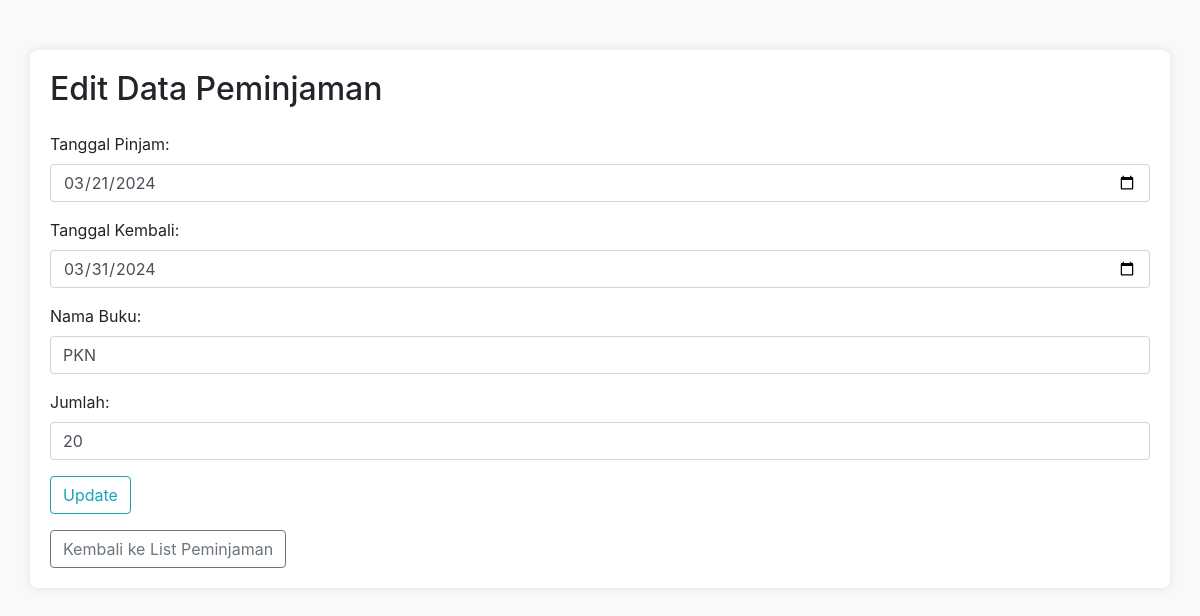
The app's page /edit1.php?id=1 with its own data.
### tables this page shows
CREATE TABLE `peminjaman` (
  `id` int(11) NOT NULL,
  `tgl_pinjam` varchar(64) NOT NULL,
  `tgl_kembali` varchar(64) NOT NULL,
  `kode_buku` varchar(255) NOT NULL,
  `nama_buku` varchar(255) NOT NULL,
  `jumlah` int(20) NOT NULL
);

### edit1.php (the view, shortened to what this page needs)
<?php
include("database.php");
if(isset($_GET['id']) && !empty($_GET['id'])) {
    $id = $_GET['id'];
    $query = "SELECT * FROM peminjaman WHERE id = $id";
    $result = mysqli_query($dbconnect, $query);
    if(mysqli_num_rows($result) == 1) {
        $row = mysqli_fetch_assoc($result);
        $tgl_pinjam = $row['tgl_pinjam'];
        $tgl_kembali = $row['tgl_kembali'];
        $nama_buku = $row['nama_buku'];
        $jumlah = $row['jumlah'];
    } else {
        echo "Data not found";
        exit();
    }
} else {
    echo "Invalid request";
    exit();
}
?>
<!DOCTYPE html>
<html lang="en">
<head>
    <link rel="stylesheet" href="https://cdn.jsdelivr.net/npm/bootstrap@4.6.2/dist/css/bootstrap.min.css">
</head>
<body>
    <div class="container">
        <h2 class="mb-4">Edit Data Peminjaman</h2>
        <form method="post" action="">
            <div class="mb-3">
                <label for="tgl_pinjam" class="form-label">Tanggal Pinjam:</label>
                <input type="date" class="form-control" name="tgl_pinjam" value="<?php echo $tgl_pinjam; ?>" required>
            </div>
            <div class="mb-3">
                <label for="tgl_kembali" class="form-label">Tanggal Kembali:</label>
                <input type="date" class="form-control" name="tgl_kembali" value="<?php echo $tgl_kembali; ?>" required>
            </div>
            <div class="mb-3">
                <label for="nama_buku" class="form-label">Nama Buku:</label>
                <input type="text" class="form-control" name="nama_buku" value="<?php echo $nama_buku; ?>" required>
            </div>
            <div class="mb-3">
                <label for="jumlah" class="form-label">Jumlah:</label>
                <input type="text" class="form-control" name="jumlah" value="<?php echo $jumlah; ?>" required>
            </div>
            <div class="mb-3">
                <input type="submit" class="btn btn-outline-info" value="Update">
            </div>
        </form>
        <a href="pinjaman.php" class="btn btn-outline-secondary">Kembali ke List Peminjaman</a>
    </div>
</body>
</html>

### edit1.php (style rules this page uses)
body { background-color: #f8f9fa; }
.container { background-color: #ffffff; border-radius: 8px; box-shadow: 0 0 10px rgba(0, 0, 0, 0.1); padding: 20px; margin-top: 50px; }

### records on screen
peminjaman: tgl_pinjam "03/21/2024", tgl_kembali "03/31/2024", nama_buku "PKN", jumlah "20"
